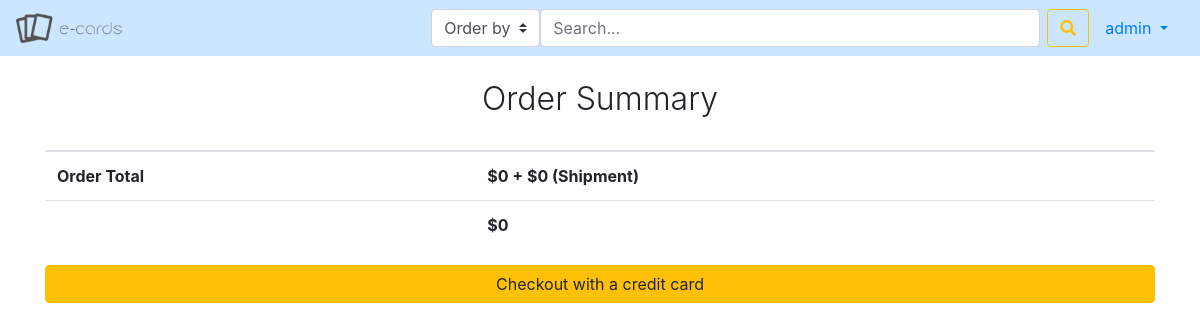
/checkout/ (signed in), run on the app's committed database.
### user_management/models.py (models this page shows, shortened)
class CustomUser(AbstractBaseUser):
    first_name = models.CharField(max_length=30, default=None)
    last_name = models.CharField(max_length=30, default=None)
    email = models.EmailField(verbose_name="email", max_length=70, unique=True)
    username = models.CharField(max_length=30, unique=True)
    address = models.CharField(max_length=30)
    telephone = models.CharField(max_length=15)
    date_joined = models.DateTimeField(verbose_name='date joined', auto_now_add=True)
    last_login = models.DateTimeField(verbose_name='last login', auto_now=True)
    is_admin = models.BooleanField(default=False)
    is_active = models.BooleanField(default=True)
    is_staff = models.BooleanField(default=False)
    is_superuser = models.BooleanField(default=False)
    is_vendor = models.BooleanField(default=False)
    has_shop = models.BooleanField(default=False)
    USERNAME_FIELD = 'email'
    REQUIRED_FIELDS = ['username', 'first_name', 'last_name']  # required field other than email
    objects = AccountManager()

### cart/models.py (models this page shows)
class Order(models.Model):
    user = models.ForeignKey(CustomUser, on_delete=models.SET_NULL, null=True)
    is_ordered = models.BooleanField(default=False)
    is_sent = models.BooleanField(default=False)
    items = models.ManyToManyField(OrderItem)
    date_ordered = models.DateTimeField(auto_now=True)
    shipping_address = models.CharField(max_length=100)
    shipping_country = models.CharField(max_length=60)
    credit_card_number = models.IntegerField(null=True)
    cvv = models.IntegerField(null=True)
    def get_cart_items(self):
        return self.items.all()
    def get_cart_total(self):
        return sum([item.product.price for item in self.items.all()])
    def get_shipment_cost(self):
        return sum([item.product.shipment for item in self.items.all()])
    def get_total_price(self):
        return self.get_cart_total() + self.get_shipment_cost()

### cart/views.py (the view)
# urls.py: path('checkout/', checkout_view, name='checkout'),
@user_required
def checkout_view(request):
    order = get_user_pending_order(request)
    context = {'order': order}
    if request.method == 'POST':
        payment_form = PaymentForm(request.POST or None)
        if payment_form.is_valid():
            order_to_purchase = Order.objects.get(pk=order.id, is_ordered=False)
            order_to_purchase.shipping_address = payment_form.cleaned_data.get('shipping_address')
            order_to_purchase.shipping_country = payment_form.cleaned_data.get('shipping_country')
            order_to_purchase.credit_card_number = payment_form.cleaned_data.get('credit_card_number')
            order_to_purchase.cvv = payment_form.cleaned_data.get('cvv')
            order_to_purchase.is_ordered = True
            order_to_purchase.date_ordered = datetime.datetime.now()
            order_to_purchase.save()
            order_items = order_to_purchase.items.all()
            order_items.update(is_ordered=True, date_ordered=datetime.datetime.now())
            send_email(request, order_to_purchase)
            messages.info(request, "Thank you! Your purchase was successful! You will receive a mail shortly",
                          extra_tags='alert-success '
                                     'alert-dismissible')
            return redirect('user_management:profile')
        else:
            context['payment_form'] = payment_form
    else:
        context['payment_form'] = PaymentForm()
    return render(request, 'checkout.html', context)

### cart/forms.py
class PaymentForm(forms.ModelForm):
    shipping_address = forms.CharField(max_length=100)
    shipping_country = forms.CharField(max_length=60)
    credit_card_number = forms.IntegerField()
    cvv = forms.IntegerField(max_value=999)
    class Meta:
        model = Order
        fields = ('shipping_address', 'shipping_country', 'credit_card_number', 'cvv')

### cart/views.py (called while the page is built)
def get_user_pending_order(request):
    user = CustomUser.objects.get(username=request.user.username)
    order = Order.objects.filter(user=user, is_ordered=False)
    if order.exists():
        return order[0]
    return 0

### cart/templates/checkout.html (shortened to what this page needs)
{% extends 'base.html' %}
{% load crispy_forms_filters %}
{% load crispy_forms_tags %}
{% block content %}
    <div class="container">
        <div class="row justify-content-center">
            <h2 class="font-weight-light mt-4">
                Order Summary
            </h2>
            <table class="table mt-4">
                <tr>
                    <td><strong>Order Total</strong> </td>
                    <td> <strong>${{ order.get_cart_total }} + ${{ order.get_shipment_cost}} (Shipment)</strong></td>
                </tr>
                <tr>
                    <td></td>
                    <td> <strong>${{ order.get_total_price}}</strong></td>
                </tr>
            </table>
            <button class="btn btn-warning" style="width: 100%;" id="payment">Checkout with a credit card</button>
        </div>
    </div>
    </div>
{% endblock %}

### templates/base.html (shortened to what this page needs)
<!DOCTYPE html>
<html lang="en">
<head>
    <link rel="stylesheet" type="text/css" href="https://cdn.datatables.net/1.10.22/css/jquery.dataTables.css">
    <link rel="stylesheet" href="https://maxcdn.bootstrapcdn.com/bootstrap/4.5.2/css/bootstrap.min.css">
    <link rel="stylesheet" href="https://use.fontawesome.com/releases/v5.14.0/css/all.css">
    {% load static %}
    <link rel="stylesheet" href="{% static 'css/style.css' %}">
</head>
<body>
<nav class="navbar navbar-expand-lg navbar-light" style="background: #cce6ff">
    <div class="collapse navbar-collapse" id="navbarSupportedContent">
        <ul class="navbar-nav mr-auto">
            {% load static%}
            <a class="navbar-brand" href="{% url 'home' %}">
                <img src="{% static 'img/logo3.png' %}" height="30" class="d-inline-block align-top" alt="">
            </a>
        </ul>
        <ul class="navbar-nav">
            <li class="nav-item" style="border-right: 0.1rem">
                <div class="input-group">
                    <form class="form-inline" action="{% url 'search' %}" method="post">
                        <div class="form-group-inline">
                            <select class="custom-select" id="category" name="order_parameter">
                                <option value="placeholder">Order by</option>
                            </select>
                        </div>
                        <input class="form-control mr-sm-2 search-input" name="prod_query" style="width: 500px" type="search" placeholder="Search..." aria-label="Search">
                        <div class="input-group-append">
                            <button class="btn btn-outline-warning my-2 my-sm-0" type="submit" id="searchButton">
                                <i class="fas fa-search text-grey" aria-hidden="true"></i>
                            </button>
                        </div>
                    </form>
                </div>
            </li>
        </ul>
        {% if not request.user.is_authenticated %}
            <ul class="nav justify-content-end">
                <li class="nav-item">
                    <a href="/register" class="nav-link" >Register</a>
                </li>
                <li class="nav-item">
                    <a class="nav-link" href="{% url 'user_management:login' %}">Login</a>
                </li>
            </ul>
        {% else %}
            <ul class="nav justify-content-end">
            <li class="nav-item dropdown">
                <a class="nav-link dropdown-toggle" data-toggle="dropdown"
                   href="#" role="button" aria-haspopup="true" aria-expanded="false">
                    {{ user.first_name}}
                </a>
            </li>
        {% endif %}
        </ul>
    </div>
</nav>
<div class="container">
    {% block content %}
    {% endblock %}
</body>
</html>

### static/css/style.css (style rules this page uses)
html, body { height: 100%; background: white; }
.form-inline { min-width: 500px; }
.search-input { flex-grow: 3; }

### data on the page
CustomUser: first_name "admin"
Order: get_cart_total "0", get_shipment_cost "0", get_total_price "0"
